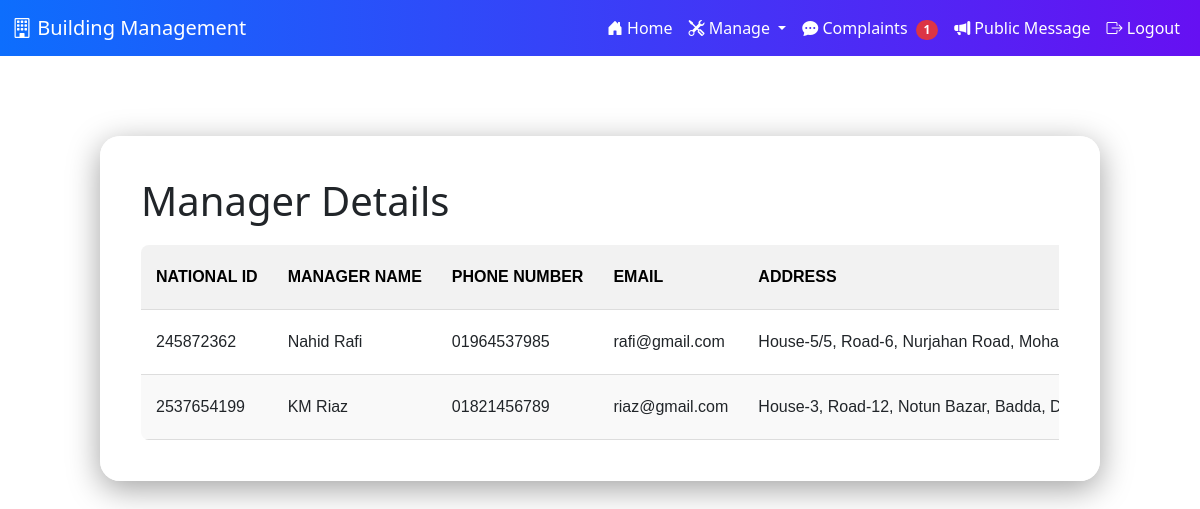
Page /adminmanager.php on the committed database.
### tables this page shows
CREATE TABLE `manager` (
  `nid` varchar(20) NOT NULL,
  `name` varchar(50) NOT NULL,
  `phone_number` varchar(20) NOT NULL,
  `email` varchar(100) NOT NULL,
  `home_address` varchar(255) NOT NULL,
  `hire_date` date NOT NULL
);

### adminmanager.php (the view, shortened to what this page needs)
<!DOCTYPE html>
<html>
<head>
    <link href="https://cdn.jsdelivr.net/npm/bootstrap@5.3.0/dist/css/bootstrap.min.css" rel="stylesheet">
    <link rel="stylesheet" href="https://cdn.jsdelivr.net/npm/bootstrap-icons@1.10.5/font/bootstrap-icons.css">
    <link rel="stylesheet" href="https://cdnjs.cloudflare.com/ajax/libs/font-awesome/6.5.0/css/all.min.css">
    <link rel="stylesheet" href="adminstyle.css">
</head>
<body class="body">
    <?php include('navbar.php'); ?>
    <main>
        <section class="tenants2">
            <div class="tenants_box">
                <h1>Manager Details</h1>
                <table class="tenants_table">
                    <thead>
                        <tr>
                            <th>National ID</th>
                            <th>Manager Name</th>
                            <th>Phone Number</th>
                            <th>Email</th>
                            <th>Address</th>
                        </tr>
                    </thead>
                    <tbody>
                    <?php
                        $sql = "SELECT * FROM manager";
                        $result = mysqli_query($conn, $sql);
                        if(mysqli_num_rows($result) > 0){
                            while($row = mysqli_fetch_array($result)){
                    ?>
                        <tr>
                            <td><?php echo $row["nid"]; ?></td>
                            <td><?php echo $row["name"]; ?></td>
                            <td><?php echo $row["phone_number"]; ?></td>
                            <td><?php echo $row["email"]; ?></td>
                            <td><?php echo $row["home_address"]; ?></td>
                        </tr>
                    <?php
                            }
                        }
                    ?>
                    </tbody>
                </table>
            </div>
        </section>
    </main>
</body>
</html>

### adminstyle.css (style rules this page uses)
.body { background: linear-gradient(135deg, #e0f7fa, #f1f8e9); font-family: 'Segoe UI', Tahoma, Geneva, Verdana, sans-serif; min-height: 100vh; color: #212529; background-image: url('img/modern-tokyo-street-background.jpg'); background-repeat: no-repeat; background-position: center; background-size: cover; background-attachment: fixed; }
.tenants2 { margin-top: 80px; max-width: 1000px; width: 95%; margin: 80px auto 0; padding: 40px; background-color: rgba(255, 255, 255, 0.8); backdrop-filter: blur(10px); border-radius: 20px; border: 1px solid rgba(255, 255, 255, 0.2); box-shadow: 0 8px 32px 0 rgba(0, 0, 0, 0.37); display: flex; flex-direction: column; justify-content: center; z-index: 2; }
.tenants_box { overflow-x: auto; }
.tenants_table { width: 100%; border-collapse: collapse; margin-top: 20px; font-family: Arial, sans-serif; border-radius: 8px; overflow: hidden; table-layout: auto; }
.tenants_table th, .tenants_table td { padding: 20px 15px; text-align: left; border-bottom: 1px solid #ddd; white-space: nowrap; }
.tenants_table th { background-color: #f2f2f2; color: #000; font-weight: bold; text-transform: uppercase; }
.tenants_table tbody tr:nth-child(even) { background-color: #f9f9f9; }

### rows in the picture
manager: nid "245872362", name "Nahid Rafi", phone_number "01964537985", email "rafi@gmail.com", home_address "House-5/5, Road-6, Nurjahan Road,…"
manager: nid "2537654199", name "KM Riaz", phone_number "01821456789", email "riaz@gmail.com", home_address "House-3, Road-12, Notun Bazar, Badda,…"

### other values in the picture
$pending_complaints "1"
